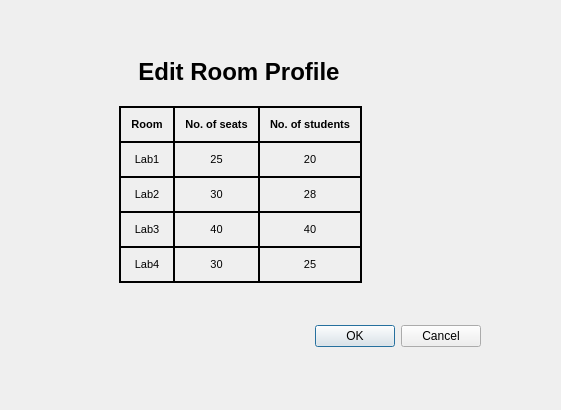
<?xml version="1.0" encoding="UTF-8"?>
<ui version="4.0">
 <class>editProfile</class>
 <widget class="QDialog" name="editProfile">
  <property name="geometry">
   <rect>
    <x>0</x>
    <y>0</y>
    <width>561</width>
    <height>410</height>
   </rect>
  </property>
  <property name="windowTitle">
   <string>Edit Room Profile</string>
  </property>
  <property name="windowIcon">
   <iconset>
    <normalon>:/favicon.ico</normalon>
   </iconset>
  </property>
  <widget class="QDialogButtonBox" name="buttonBox">
   <property name="geometry">
    <rect>
     <x>140</x>
     <y>320</y>
     <width>341</width>
     <height>32</height>
    </rect>
   </property>
   <property name="orientation">
    <enum>Qt::Horizontal</enum>
   </property>
   <property name="standardButtons">
    <set>QDialogButtonBox::Cancel|QDialogButtonBox::Ok</set>
   </property>
  </widget>
  <widget class="QLabel" name="table">
   <property name="geometry">
    <rect>
     <x>90</x>
     <y>40</y>
     <width>301</width>
     <height>261</height>
    </rect>
   </property>
   <property name="styleSheet">
    <string notr="true">
</string>
   </property>
   <property name="text">
    <string>&lt;!DOCTYPE HTML PUBLIC &quot;-//W3C//DTD HTML 4.0//EN&quot; &quot;http://www.w3.org/TR/REC-html40/strict.dtd&quot;&gt;
&lt;html&gt;&lt;head&gt;&lt;meta name=&quot;qrichtext&quot; content=&quot;1&quot; /&gt;&lt;style type=&quot;text/css&quot;&gt;
p, li { white-space: pre-wrap; }
&lt;/style&gt;&lt;/head&gt;&lt;body style=&quot; font-family:'MS Shell Dlg 2'; font-size:8pt; font-weight:400; font-style:normal;&quot;&gt;
&lt;p align=&quot;center&quot; style=&quot; margin-top:16px; margin-bottom:10px; margin-left:0px; margin-right:0px; -qt-block-indent:0; text-indent:0px;&quot;&gt;&lt;span style=&quot; font-size:xx-large; font-weight:500; margin-bottom:50px;&quot;&gt;Edit Room Profile&lt;/span&gt; &lt;/p&gt;
&lt;table border=&quot;1&quot; style=&quot; border-color:black; margin-top:20px; margin-bottom:0px; margin-left:0px; margin-right:0px;&quot; align=&quot;center&quot; cellspacing=&quot;0&quot; cellpadding=&quot;10&quot;&gt;
&lt;tr&gt;
&lt;td&gt;
&lt;p align=&quot;center&quot; style=&quot; margin-top:0px; margin-bottom:0px; margin-left:0px; margin-right:0px; -qt-block-indent:0; text-indent:0px;&quot;&gt;&lt;span style=&quot; font-weight:600;&quot;&gt;Room&lt;/span&gt;&lt;/p&gt;&lt;/td&gt;
&lt;td&gt;
&lt;p align=&quot;center&quot; style=&quot; margin-top:0px; margin-bottom:0px; margin-left:0px; margin-right:0px; -qt-block-indent:0; text-indent:0px;&quot;&gt;&lt;span style=&quot; font-weight:600;&quot;&gt;No. of seats&lt;/span&gt;&lt;/p&gt;&lt;/td&gt;
&lt;td&gt;
&lt;p align=&quot;center&quot; style=&quot; margin-top:0px; margin-bottom:0px; margin-left:0px; margin-right:0px; -qt-block-indent:0; text-indent:0px;&quot;&gt;&lt;span style=&quot; font-weight:600;&quot;&gt;No. of students&lt;/span&gt;&lt;/p&gt;&lt;/td&gt;&lt;/tr&gt;
&lt;tr&gt;
&lt;td&gt;
&lt;p align=&quot;center&quot; style=&quot; margin-top:0px; margin-bottom:0px; margin-left:0px; margin-right:0px; -qt-block-indent:0; text-indent:0px;&quot;&gt;Lab1&lt;/p&gt;&lt;/td&gt;
&lt;td&gt;
&lt;p align=&quot;center&quot; style=&quot; margin-top:0px; margin-bottom:0px; margin-left:0px; margin-right:0px; -qt-block-indent:0; text-indent:0px;&quot;&gt;25&lt;/p&gt;&lt;/td&gt;
&lt;td&gt;
&lt;p align=&quot;center&quot; style=&quot; margin-top:0px; margin-bottom:0px; margin-left:0px; margin-right:0px; -qt-block-indent:0; text-indent:0px;&quot;&gt;20&lt;/p&gt;&lt;/td&gt;&lt;/tr&gt;
&lt;tr&gt;
&lt;td&gt;
&lt;p align=&quot;center&quot; style=&quot; margin-top:0px; margin-bottom:0px; margin-left:0px; margin-right:0px; -qt-block-indent:0; text-indent:0px;&quot;&gt;Lab2&lt;/p&gt;&lt;/td&gt;
&lt;td&gt;
&lt;p align=&quot;center&quot; style=&quot; margin-top:0px; margin-bottom:0px; margin-left:0px; margin-right:0px; -qt-block-indent:0; text-indent:0px;&quot;&gt;30&lt;/p&gt;&lt;/td&gt;
&lt;td&gt;
&lt;p align=&quot;center&quot; style=&quot; margin-top:0px; margin-bottom:0px; margin-left:0px; margin-right:0px; -qt-block-indent:0; text-indent:0px;&quot;&gt;28&lt;/p&gt;&lt;/td&gt;&lt;/tr&gt;
&lt;tr&gt;
&lt;td&gt;
&lt;p align=&quot;center&quot; style=&quot; margin-top:0px; margin-bottom:0px; margin-left:0px; margin-right:0px; -qt-block-indent:0; text-indent:0px;&quot;&gt;Lab3&lt;/p&gt;&lt;/td&gt;
&lt;td&gt;
&lt;p align=&quot;center&quot; style=&quot; margin-top:0px; margin-bottom:0px; margin-left:0px; margin-right:0px; -qt-block-indent:0; text-indent:0px;&quot;&gt;40&lt;/p&gt;&lt;/td&gt;
&lt;td&gt;
&lt;p align=&quot;center&quot; style=&quot; margin-top:0px; margin-bottom:0px; margin-left:0px; margin-right:0px; -qt-block-indent:0; text-indent:0px;&quot;&gt;40&lt;/p&gt;&lt;/td&gt;&lt;/tr&gt;
&lt;tr&gt;
&lt;td&gt;
&lt;p align=&quot;center&quot; style=&quot; margin-top:0px; margin-bottom:0px; margin-left:0px; margin-right:0px; -qt-block-indent:0; text-indent:0px;&quot;&gt;Lab4&lt;/p&gt;&lt;/td&gt;
&lt;td&gt;
&lt;p align=&quot;center&quot; style=&quot; margin-top:0px; margin-bottom:0px; margin-left:0px; margin-right:0px; -qt-block-indent:0; text-indent:0px;&quot;&gt;30&lt;/p&gt;&lt;/td&gt;
&lt;td&gt;
&lt;p align=&quot;center&quot; style=&quot; margin-top:0px; margin-bottom:0px; margin-left:0px; margin-right:0px; -qt-block-indent:0; text-indent:0px;&quot;&gt;25&lt;/p&gt;&lt;/td&gt;&lt;/tr&gt;&lt;/table&gt;&lt;/body&gt;&lt;/html&gt;</string>
   </property>
   <property name="alignment">
    <set>Qt::AlignCenter</set>
   </property>
  </widget>
 </widget>
 <resources>
  <include location="../../../../Qt/images/resources.qrc"/>
 </resources>
 <connections>
  <connection>
   <sender>buttonBox</sender>
   <signal>accepted()</signal>
   <receiver>editProfile</receiver>
   <slot>accept()</slot>
   <hints>
    <hint type="sourcelabel">
     <x>358</x>
     <y>334</y>
    </hint>
    <hint type="destinationlabel">
     <x>157</x>
     <y>274</y>
    </hint>
   </hints>
  </connection>
  <connection>
   <sender>buttonBox</sender>
   <signal>clicked(QAbstractButton*)</signal>
   <receiver>editProfile</receiver>
   <slot>close()</slot>
   <hints>
    <hint type="sourcelabel">
     <x>456</x>
     <y>338</y>
    </hint>
    <hint type="destinationlabel">
     <x>469</x>
     <y>434</y>
    </hint>
   </hints>
  </connection>
 </connections>
</ui>
